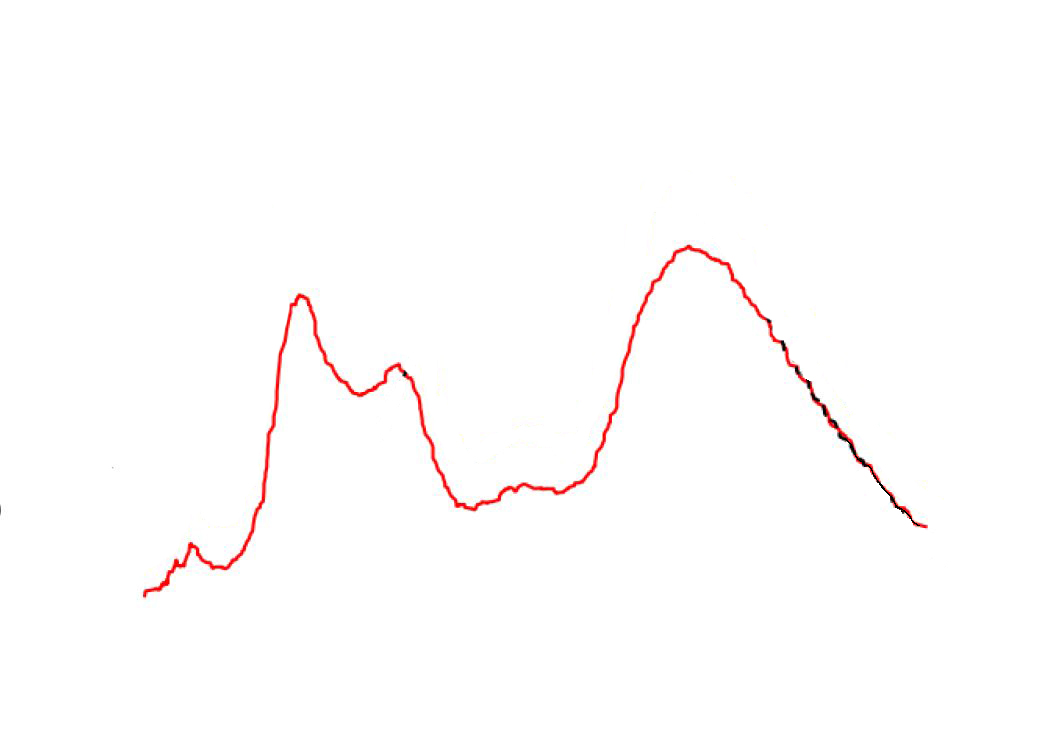
#> input picture Zeeman_Slower_no.jpg, 1039 x 733 px
$ python Atomic_delfection_with_zeeman_slower.py   (older library calls are emulated)
#> lines starting #> are read from the running program, lines starting #| are printed output that depends on the picture; after the words box and inside, x2 and y2 are one past the last pixel; in counts of white or black regions, pixels touching at a corner belong together
import cv2
from PIL import Image
import numpy as np
from scipy import *

##############################
#Declarations and Setup
import seaborn as sns
from random import choices
from math import pi,sqrt,floor,fabs
import numpy as np
import matplotlib.pyplot as plt
from matplotlib import*
from scipy import constants


#Universal constants
k_B = constants.k # Boltzmann constant
mu_0 = constants.mu_0 #permeability of free space
hbar = constants.hbar #reduced Planck's constant
mu_B = (constants.physical_constants['Bohr magneton'])[0] # Bohr magneton in SI units
a_m = (constants.physical_constants['atomic mass constant'])[0] # Atomic mass constant in kg
c = constants.c #speed of light in vacuum

#Global experimental parameters
T = 8 # temperature of oven
beam_radius = 0.5 # radius of atomic beam in cm
m_Sr = 86.9088774970*a_m; # atomic mass in kg
w_c = 460.8622e-9 # cooling wavelength in m
k_wave=2*pi/w_c; # wave number
Gamma = 2*pi*32e6 # decay rate of cooling transition in angular frequency (includes factor of 2*pi)
delta = -58e6; # Detuning
dt = 5e-6 # Time step


#Saturation intensity of cooling transition
Isat = 2 * hbar * (pi**2) * c * Gamma / (3 * (w_c**3)) # in SI
I_laser = 0.1*Isat;
s0 = I_laser/Isat;
B = 0.5 ; # Testla/cm (50 G/cm)
w_beam = 10e-3 # Beam waist of laser


###############################################################################
### Import and rescale figure
### rescale picture
img = Image.open('Zeeman_Slower_no.jpg')
#> img is the input picture: PIL image 1039x733 RGB; mean R, G, B 254.6, 253.1, 253
img_scale = Image.open('Zeeman_Slower_scale.jpg')
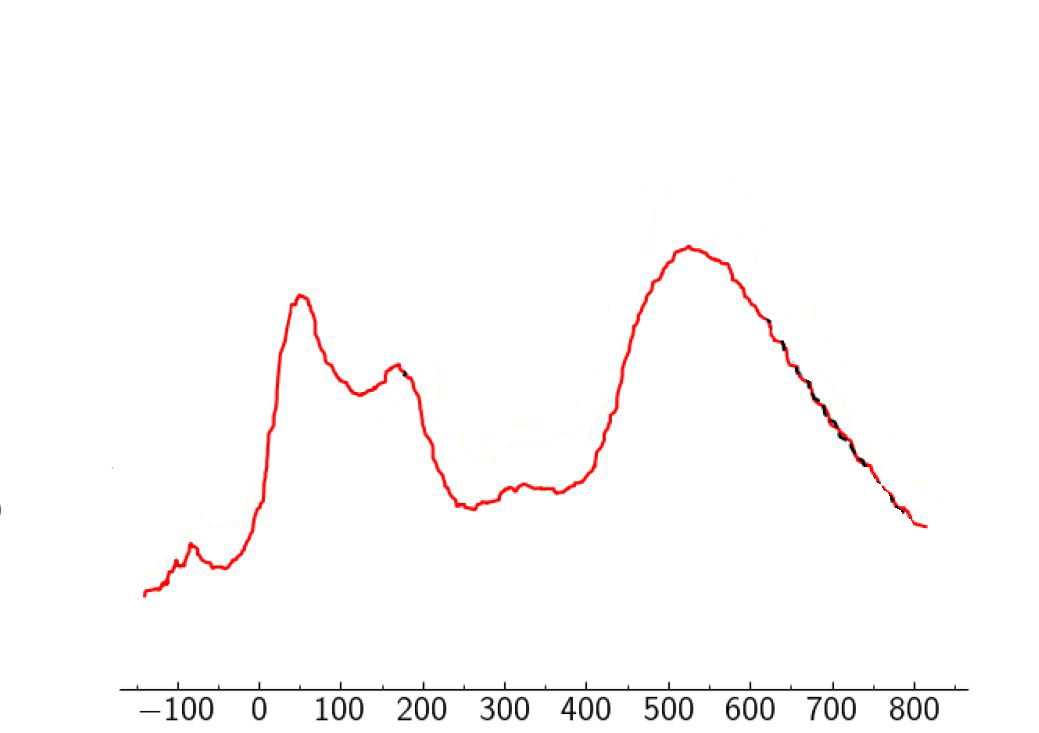
#> input picture Zeeman_Slower_scale.jpg, 1039 x 733 px
#> img_scale is the input picture: PIL image 1039x733 RGB; mean R, G, B 252.8, 251.3, 251.3
wsize = int(800) # x-axis pixel
hsize = int(500) # y-axis pixel
img = img.resize((wsize, hsize), Image.ANTIALIAS)
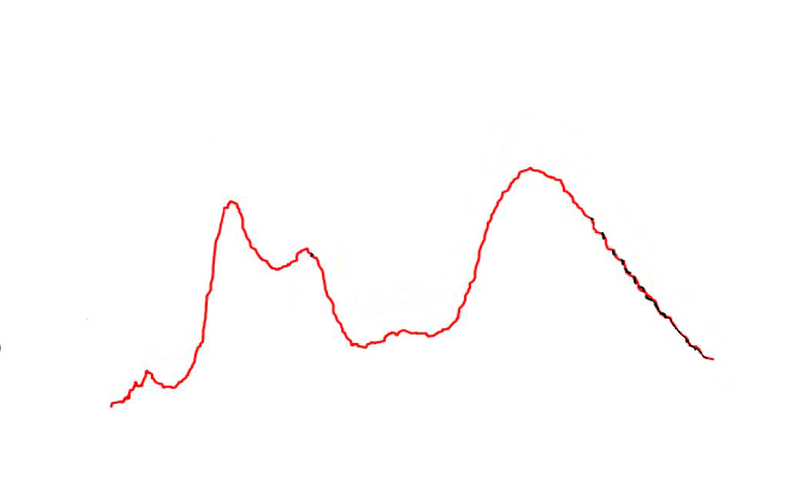
#> img: PIL image 800x500 RGB; mean R, G, B 254.5, 253.1, 253
img_scale=img_scale.resize((wsize, hsize), Image.ANTIALIAS)
#> img_scale: PIL image 800x500 RGB
img.save('resized_Zeeman_Slower_no.jpg')
img_scale.save('resized_Zeeman_Slower_scale.jpg')
img = cv2.imread('resized_Zeeman_Slower_no.jpg',2);
#> img: shape (500, 800); min 0, max 255, mean 253.5
img_scale = cv2.imread('resized_Zeeman_Slower_scale.jpg',2);
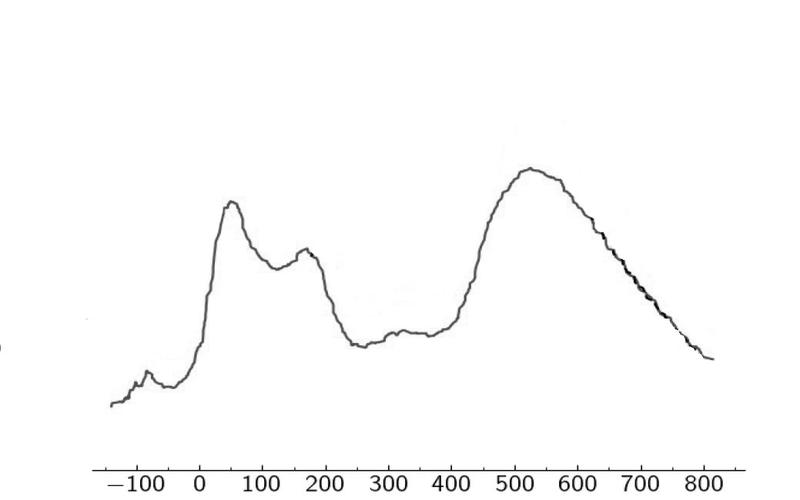
#> img_scale: shape (500, 800); min 0, max 255, mean 251.7

# change image to black and white
ret, bw_img = cv2.threshold(img,228,255,cv2.THRESH_BINARY)
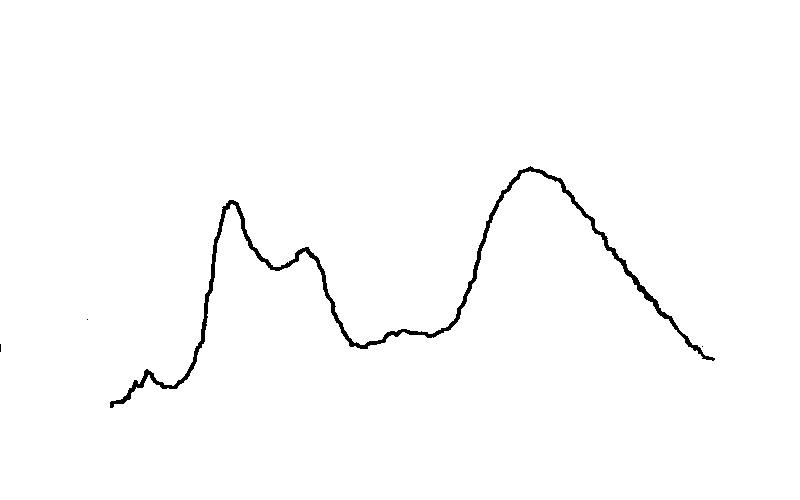
#> bw_img: shape (500, 800); 98.9% white; 4 black regions (3 under 20 px), largest, box (x1, y1, x2, y2) and area: (110, 166, 715, 408) 4496
ret, bw_img_scale = cv2.threshold(img_scale,228,255,cv2.THRESH_BINARY)
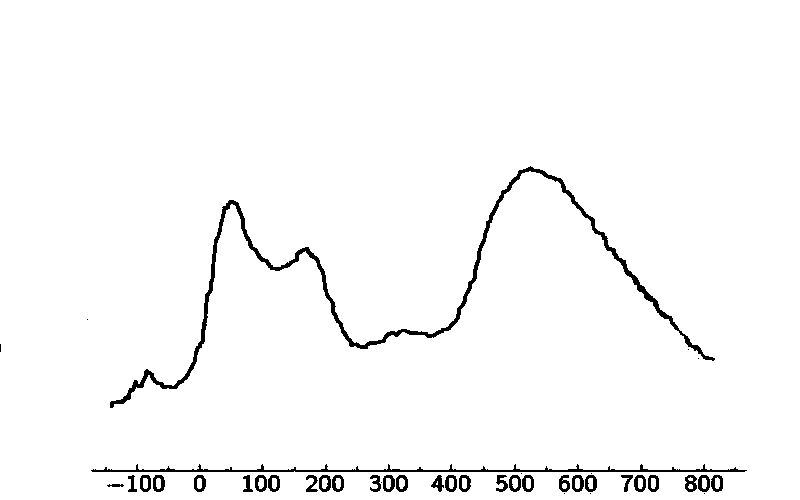
#> bw_img_scale: shape (500, 800); 97.6% white; 41 black regions (10 under 20 px), largest, box (x1, y1, x2, y2) and area: (110, 166, 715, 408) 4490, (91, 464, 747, 472) 1627, (685, 475, 697, 492) 132
bw_img = bw_img.transpose()
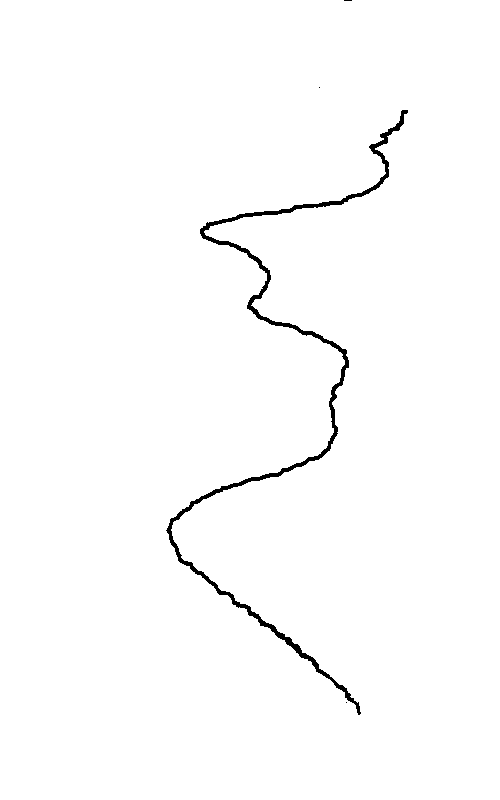
#> bw_img: shape (800, 500); 98.9% white; 4 black regions (3 under 20 px), largest, box (x1, y1, x2, y2) and area: (166, 110, 408, 715) 4496


x_0= np.linspace(0,1, wsize);
y_0= hsize*np.linspace(1,1, wsize);
j_search = 0;
for i in range(wsize):
    for j in range(hsize):
        if bw_img[i,j]==0:
            y_0[i]=hsize-j;
#Rescale the figure
xmin = -100;
xmax=800;
int_xmin=137; # x= 0;
int_xmax=704; # x=10;
x=np.linspace(xmin,xmax,int_xmax-int_xmin);
y=y_0[int_xmin:int_xmax]/hsize;
y=y[x>0]
x=x[x>0]

v = x;
f_ZS = y;
plt.plot(v,f_ZS)

# Size of laser
xmin_laser = -30e-3; xmax_laser = 30e-3;
ymin_laser = -w_beam/2; ymax_laser = w_beam/2;
# Boundary of plot
xmin_bound = -50e-3; xmax_bound = 50e-3;
ymin_bound = -80e-3; ymax_bound = 50e-3;

def acceleration_x(x,y,vx,vy): # Acceleration due to MOT beam
        # Gaussian function represents a profile of laser
    return -np.exp(-y**2/(2*w_beam**2))/(2*pi*w_beam)*(hbar*k_wave*s0*Gamma/(2*m_Sr))*((1/(1+s0+4*(delta-k_wave*vx-mu_B*B*x)**2/Gamma**2))-(1/(1+s0+4*(delta+k_wave*vx+mu_B*B*x)**2/Gamma**2)))

def acceleration_y(x,y): # No acceleration along y-axis
    return 0


fig = plt.figure(1)
theta =pi/3; # Angle between atomic beam and laser beam
# Initial position of atomic beam
x_traj = [xmin_bound*np.cos(theta)*8/9,]
y_traj = [ymin_bound*np.sin(theta)*8/9,]
x_F=np.linspace(xmin_bound,xmax_bound,400);
y_F = np.linspace(ymin_bound,ymax_bound,400);
# Plot laser beam
X_F, Y_F = np.meshgrid(x_F, y_F)
laser_beam = np.exp(-(Y_F**2)/(2*w_beam**2))/(2*pi*w_beam)
#> (the run stopped early here; a loop or call above may not have finished)
